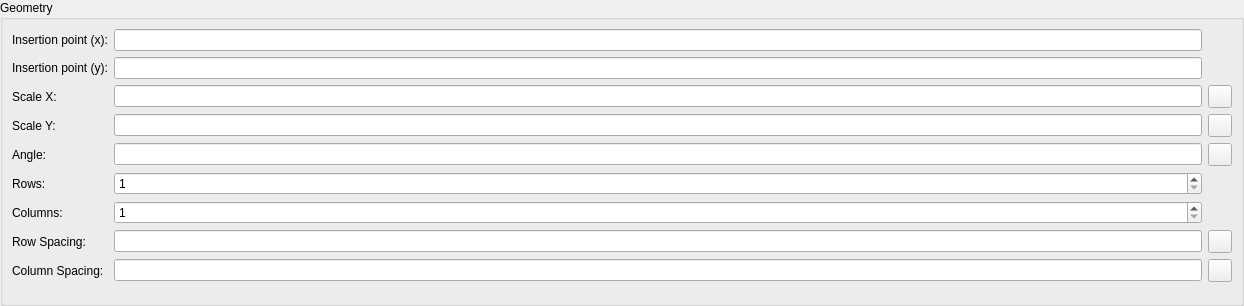
<?xml version="1.0" encoding="UTF-8"?>
<ui version="4.0">
 <class>LC_InsertPropertiesEditingWidget</class>
 <widget class="QWidget" name="LC_InsertPropertiesEditingWidget">
  <property name="geometry">
   <rect>
    <x>0</x>
    <y>0</y>
    <width>1244</width>
    <height>306</height>
   </rect>
  </property>
  <property name="windowTitle">
   <string>Form</string>
  </property>
  <layout class="QGridLayout" name="gridLayout">
   <property name="leftMargin">
    <number>0</number>
   </property>
   <property name="topMargin">
    <number>0</number>
   </property>
   <property name="rightMargin">
    <number>0</number>
   </property>
   <property name="bottomMargin">
    <number>0</number>
   </property>
   <property name="spacing">
    <number>0</number>
   </property>
   <item row="0" column="0">
    <widget class="QGroupBox" name="buttonGroup8">
     <property name="title">
      <string>Geometry</string>
     </property>
     <layout class="QGridLayout" name="gridLayout_2" columnstretch="0,5,0">
      <item row="0" column="0">
       <widget class="QLabel" name="lInsertionPointX">
        <property name="text">
         <string>Insertion point (x):</string>
        </property>
        <property name="wordWrap">
         <bool>false</bool>
        </property>
        <property name="buddy">
         <cstring>leInsertionPointX</cstring>
        </property>
       </widget>
      </item>
      <item row="0" column="1">
       <widget class="QLineEdit" name="leInsertionPointX">
        <property name="minimumSize">
         <size>
          <width>64</width>
          <height>0</height>
         </size>
        </property>
        <property name="toolTip">
         <string>X coordinate of insertion point</string>
        </property>
       </widget>
      </item>
      <item row="0" column="2" rowspan="2">
       <widget class="LC_PointPickButton" name="wPickInsertionPoint" native="true">
        <property name="sizePolicy">
         <sizepolicy hsizetype="Fixed" vsizetype="Fixed">
          <horstretch>0</horstretch>
          <verstretch>0</verstretch>
         </sizepolicy>
        </property>
        <property name="minimumSize">
         <size>
          <width>23</width>
          <height>0</height>
         </size>
        </property>
        <property name="maximumSize">
         <size>
          <width>23</width>
          <height>46</height>
         </size>
        </property>
        <property name="toolTip">
         <string>Pick insertion point coordinates from drawing</string>
        </property>
       </widget>
      </item>
      <item row="1" column="0">
       <widget class="QLabel" name="lInsertionPointY">
        <property name="text">
         <string>Insertion point (y):</string>
        </property>
        <property name="wordWrap">
         <bool>false</bool>
        </property>
        <property name="buddy">
         <cstring>leInsertionPointY</cstring>
        </property>
       </widget>
      </item>
      <item row="1" column="1">
       <widget class="QLineEdit" name="leInsertionPointY">
        <property name="minimumSize">
         <size>
          <width>64</width>
          <height>0</height>
         </size>
        </property>
        <property name="toolTip">
         <string>Y coordinate of insertion point</string>
        </property>
       </widget>
      </item>
      <item row="2" column="0">
       <widget class="QLabel" name="lFactorX">
        <property name="text">
         <string>Scale X:</string>
        </property>
        <property name="wordWrap">
         <bool>false</bool>
        </property>
        <property name="buddy">
         <cstring>leScaleX</cstring>
        </property>
       </widget>
      </item>
      <item row="2" column="1">
       <widget class="QLineEdit" name="leScaleX">
        <property name="minimumSize">
         <size>
          <width>64</width>
          <height>0</height>
         </size>
        </property>
        <property name="toolTip">
         <string>Scaling factor by X axis</string>
        </property>
       </widget>
      </item>
      <item row="2" column="2">
       <widget class="QToolButton" name="tbPIckScaleX">
        <property name="toolTip">
         <string>Pick scale by X value from drawing</string>
        </property>
        <property name="text">
         <string/>
        </property>
        <property name="icon">
         <iconset resource="../../../../res/icons/icons.qrc">
          <normaloff>:/icons/interactive_pick_distance.lci</normaloff>:/icons/interactive_pick_distance.lci</iconset>
        </property>
       </widget>
      </item>
      <item row="3" column="0">
       <widget class="QLabel" name="lFactorY">
        <property name="text">
         <string>Scale Y:</string>
        </property>
        <property name="wordWrap">
         <bool>false</bool>
        </property>
        <property name="buddy">
         <cstring>leScaleY</cstring>
        </property>
       </widget>
      </item>
      <item row="3" column="1">
       <widget class="QLineEdit" name="leScaleY">
        <property name="minimumSize">
         <size>
          <width>64</width>
          <height>0</height>
         </size>
        </property>
        <property name="toolTip">
         <string>Scaling factor by Y axis</string>
        </property>
       </widget>
      </item>
      <item row="3" column="2">
       <widget class="QToolButton" name="tbPIckScaleY">
        <property name="toolTip">
         <string>Pick scale Y value from drawing</string>
        </property>
        <property name="text">
         <string/>
        </property>
        <property name="icon">
         <iconset resource="../../../../res/icons/icons.qrc">
          <normaloff>:/icons/interactive_pick_distance.lci</normaloff>:/icons/interactive_pick_distance.lci</iconset>
        </property>
       </widget>
      </item>
      <item row="4" column="0">
       <widget class="QLabel" name="lAngle">
        <property name="text">
         <string>Angle:</string>
        </property>
        <property name="wordWrap">
         <bool>false</bool>
        </property>
        <property name="buddy">
         <cstring>leAngle</cstring>
        </property>
       </widget>
      </item>
      <item row="4" column="1">
       <widget class="QLineEdit" name="leAngle">
        <property name="minimumSize">
         <size>
          <width>64</width>
          <height>0</height>
         </size>
        </property>
        <property name="toolTip">
         <string>Rotation angle</string>
        </property>
       </widget>
      </item>
      <item row="4" column="2">
       <widget class="QToolButton" name="tbPickAngle">
        <property name="toolTip">
         <string>Pick Angle value from drawing</string>
        </property>
        <property name="text">
         <string/>
        </property>
        <property name="icon">
         <iconset resource="../../../../res/icons/icons.qrc">
          <normaloff>:/icons/interactive_pick_angle.lci</normaloff>:/icons/interactive_pick_angle.lci</iconset>
        </property>
       </widget>
      </item>
      <item row="5" column="0">
       <widget class="QLabel" name="lRows">
        <property name="text">
         <string>Rows:</string>
        </property>
        <property name="wordWrap">
         <bool>false</bool>
        </property>
        <property name="buddy">
         <cstring>sbRows</cstring>
        </property>
       </widget>
      </item>
      <item row="5" column="1">
       <widget class="QSpinBox" name="sbRows">
        <property name="minimumSize">
         <size>
          <width>64</width>
          <height>0</height>
         </size>
        </property>
        <property name="toolTip">
         <string>Amount of rows for copies</string>
        </property>
        <property name="minimum">
         <number>1</number>
        </property>
        <property name="maximum">
         <number>32767</number>
        </property>
       </widget>
      </item>
      <item row="6" column="0">
       <widget class="QLabel" name="lCols">
        <property name="text">
         <string>Columns:</string>
        </property>
        <property name="wordWrap">
         <bool>false</bool>
        </property>
        <property name="buddy">
         <cstring>sbCols</cstring>
        </property>
       </widget>
      </item>
      <item row="6" column="1">
       <widget class="QSpinBox" name="sbCols">
        <property name="minimumSize">
         <size>
          <width>64</width>
          <height>0</height>
         </size>
        </property>
        <property name="toolTip">
         <string>Amount of columns for copies</string>
        </property>
        <property name="minimum">
         <number>1</number>
        </property>
        <property name="maximum">
         <number>32767</number>
        </property>
       </widget>
      </item>
      <item row="7" column="0">
       <widget class="QLabel" name="lRowSpacing">
        <property name="text">
         <string>Row Spacing:</string>
        </property>
        <property name="wordWrap">
         <bool>false</bool>
        </property>
        <property name="buddy">
         <cstring>leRowSpacing</cstring>
        </property>
       </widget>
      </item>
      <item row="7" column="1">
       <widget class="QLineEdit" name="leRowSpacing">
        <property name="minimumSize">
         <size>
          <width>64</width>
          <height>0</height>
         </size>
        </property>
        <property name="toolTip">
         <string>Spacing between rows</string>
        </property>
       </widget>
      </item>
      <item row="7" column="2">
       <widget class="QToolButton" name="tbPickRowSpacing">
        <property name="toolTip">
         <string>Pick row spacing value from drawing</string>
        </property>
        <property name="text">
         <string/>
        </property>
        <property name="icon">
         <iconset resource="../../../../res/icons/icons.qrc">
          <normaloff>:/icons/interactive_pick_distance.lci</normaloff>:/icons/interactive_pick_distance.lci</iconset>
        </property>
       </widget>
      </item>
      <item row="8" column="0">
       <widget class="QLabel" name="lColSpacing">
        <property name="text">
         <string>Column Spacing:</string>
        </property>
        <property name="wordWrap">
         <bool>false</bool>
        </property>
        <property name="buddy">
         <cstring>leColSpacing</cstring>
        </property>
       </widget>
      </item>
      <item row="8" column="1">
       <widget class="QLineEdit" name="leColSpacing">
        <property name="minimumSize">
         <size>
          <width>64</width>
          <height>0</height>
         </size>
        </property>
        <property name="toolTip">
         <string>Spacing between columns</string>
        </property>
       </widget>
      </item>
      <item row="8" column="2">
       <widget class="QToolButton" name="tbPickColumnSpacing">
        <property name="toolTip">
         <string>Pick column spacing from drawing</string>
        </property>
        <property name="text">
         <string/>
        </property>
        <property name="icon">
         <iconset resource="../../../../res/icons/icons.qrc">
          <normaloff>:/icons/interactive_pick_distance.lci</normaloff>:/icons/interactive_pick_distance.lci</iconset>
        </property>
       </widget>
      </item>
      <item row="9" column="0">
       <spacer name="spacer58">
        <property name="orientation">
         <enum>Qt::Vertical</enum>
        </property>
        <property name="sizeType">
         <enum>QSizePolicy::Expanding</enum>
        </property>
        <property name="sizeHint" stdset="0">
         <size>
          <width>20</width>
          <height>0</height>
         </size>
        </property>
       </spacer>
      </item>
     </layout>
    </widget>
   </item>
  </layout>
 </widget>
 <customwidgets>
  <customwidget>
   <class>LC_PointPickButton</class>
   <extends>QWidget</extends>
   <header>lc_pointpickbutton.h</header>
   <container>1</container>
  </customwidget>
 </customwidgets>
 <tabstops>
  <tabstop>leInsertionPointX</tabstop>
  <tabstop>leInsertionPointY</tabstop>
  <tabstop>leScaleX</tabstop>
  <tabstop>tbPIckScaleX</tabstop>
  <tabstop>leScaleY</tabstop>
  <tabstop>tbPIckScaleY</tabstop>
  <tabstop>leAngle</tabstop>
  <tabstop>tbPickAngle</tabstop>
  <tabstop>sbRows</tabstop>
  <tabstop>sbCols</tabstop>
  <tabstop>leRowSpacing</tabstop>
  <tabstop>tbPickRowSpacing</tabstop>
  <tabstop>leColSpacing</tabstop>
  <tabstop>tbPickColumnSpacing</tabstop>
 </tabstops>
 <resources>
  <include location="../../../../res/icons/icons.qrc"/>
 </resources>
 <connections/>
</ui>
